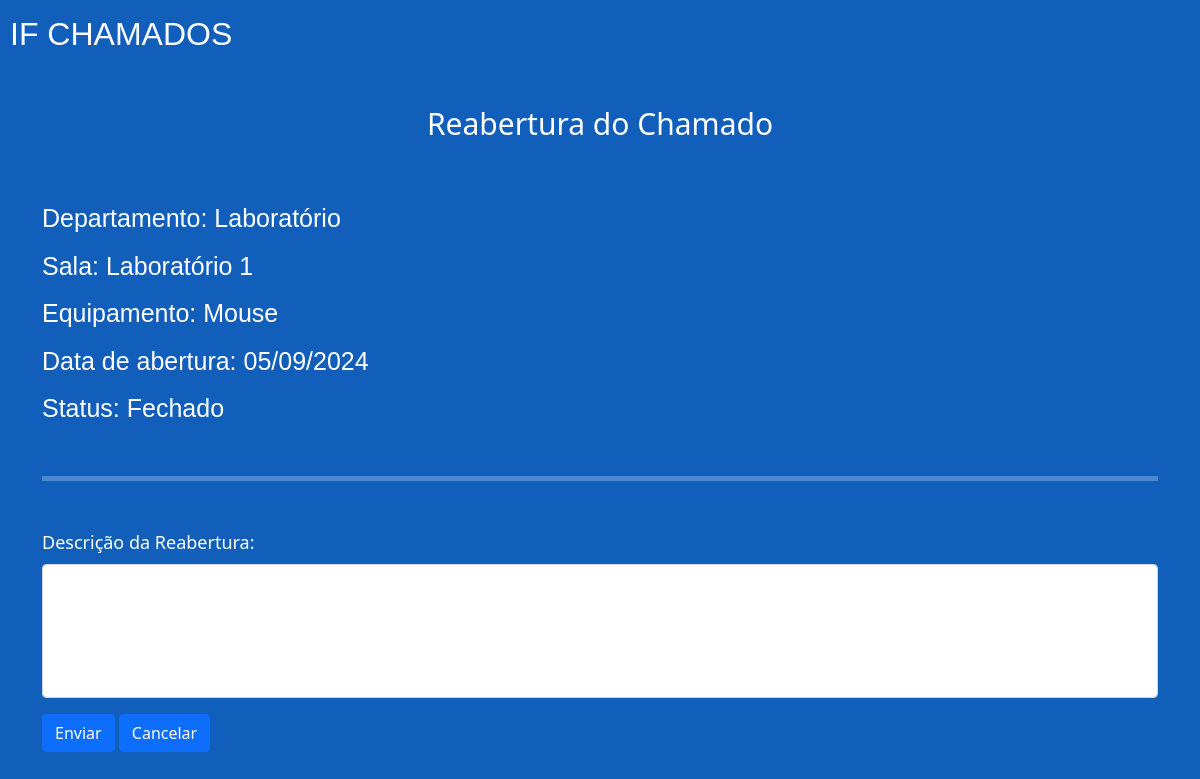
The page /if-dados/reabrir_chamado/74/ (signed in) on the database its author committed.
### if_dados/models.py (models this page shows, shortened)
class Chamado(models.Model):
    class Status(models.TextChoices):
        ABERTO = 'Aberto', 'Aberto'
        FECHADO = 'Fechado', 'Fechado'
        PENDENTE = 'Pendente', 'Pendente'
        REABERTO = 'Reaberto', 'Reaberto'
    usuario = models.ForeignKey(settings.AUTH_USER_MODEL, on_delete=models.CASCADE, default=1)
    status = models.CharField(max_length=10, choices=Status.choices, default=Status.ABERTO)
    departamento = models.CharField(max_length=255)
    sala = models.CharField(max_length=255)
    descricao_problema = models.TextField()
    patrimonio = models.CharField(max_length=50, blank=True, null=True)
    data_abertura = models.DateTimeField(default=timezone.now)
    data_fechamento = models.DateTimeField(blank=True, null=True)
    data_modificacao = models.DateTimeField(blank=True, null=True)
    data_reabertura = models.DateTimeField(blank=True, null=True)
    equipamento = models.CharField(max_length=255, blank=True, null=True)
    especialidade = models.ManyToManyField(Especialidade, blank=True)
    relato_tecnico = models.TextField(blank=True)

### if_dados/views.py (the view)
# urls.py: path('reabrir_chamado/<int:pk>/', views.reabrir_chamado, name='reabrir_chamado'),
@login_required
def reabrir_chamado(request, pk):
    chamado = get_object_or_404(Chamado, pk=pk)
    if request.method == 'POST':
        chamado.reabrir()
        messages.success(request, 'Chamado reaberto com sucesso!')
        return redirect('meus_chamados')
    return render(request, 'reabrir_chamado.html', {'chamado': chamado})

### if_dados/templates/reabrir_chamado.html (shortened to what this page needs)
{% load static %}
<!DOCTYPE html>
<html lang="pt-br">
<head>
    <link href="https://cdn.jsdelivr.net/npm/bootstrap@5.0.2/dist/css/bootstrap.min.css" rel="stylesheet">
    <link rel="stylesheet" href="{% static 'css/style.css' %}">
</head>
<body>
    <div class="container-geral">
        <div class="logo text-white">IF CHAMADOS</div>
        <h1 class="text-center text-white mt-5 mb-5">Reabertura do Chamado</h1>
        <div class="container">
            <div class="row">
                <div class="col-12 informacoes">
                    <div class="setor">Departamento: {{ chamado.departamento }}</div>
                    <div class="sala">Sala: {{ chamado.sala }}</div>
                    <div class="equipamento">Equipamento: {{ chamado.equipamento }}</div>
                    <div class="data-de-abertura">Data de abertura: {{ chamado.data_abertura|date:"d/m/Y" }}</div>
                    <div class="status">Status: {{ chamado.status }}</div>
                </div>
            </div>
            <hr class="text-white mt-5 mb-5">
            <form method="post" action="{% url 'reabrir_chamado' chamado.id %}">
                <div class="row">
                    <div class="col-12">
                        <label for="descricao_reabertura" class="form-label text-white">Descrição da Reabertura:</label>
                        <textarea id="descricao_reabertura" name="descricao_reabertura" class="form-control" rows="5" required></textarea>
                    </div>
                    <div class="col-12 mt-3">
                        <button type="submit" class="btn btn-primary">Enviar</button>
                        <a href="{% url 'detalhes_do_chamado_fechado' chamado.id %}" class="btn btn-primary">Cancelar</a>
                    </div>
                </div>
            </form>
        </div>
    </div>
</body>
</html>

### if_app/static/css/style.css (style rules this page uses)
body { padding: 10px; background: #115FBB; }
a { text-decoration: none; }
.logo { font-size: 32px; font-family: 'Franklin Gothic Medium', 'Arial Narrow', Arial, sans-serif; }
label { font-size: 18px; }
textarea { resize: none; }
.informacoes { font-size: 22px; text-align: left; }
.informacoes div { margin-top:10px; }
h1 { font-size: 30px; }
hr { padding: 2.5px; }
.setor, .sala, .equipamento, .data-de-abertura, .status { margin-top: 20px; font-size: 25px; font-family: Arial, Helvetica, sans-serif; color: #FFF; }
.status { float: left; margin-right: 10px; }

### rows shown on the page
Chamado: departamento "Laboratório", sala "Laboratório 1", equipamento "Mouse", data_abertura "05/09/2024", status "Fechado"
